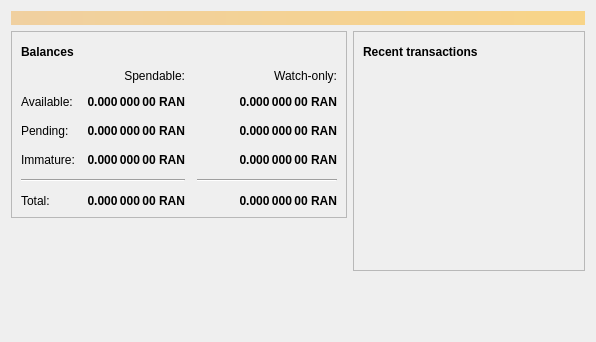
<?xml version="1.0" encoding="UTF-8"?>
<ui version="4.0">
 <class>OverviewPage</class>
 <widget class="QWidget" name="OverviewPage">
  <property name="geometry">
   <rect>
    <x>0</x>
    <y>0</y>
    <width>596</width>
    <height>342</height>
   </rect>
  </property>
  <property name="windowTitle">
   <string>Form</string>
  </property>
  <layout class="QVBoxLayout" name="topLayout">
   <item>
    <widget class="QLabel" name="labelAlerts">
     <property name="visible">
      <bool>false</bool>
     </property>
     <property name="styleSheet">
      <string notr="true">QLabel { background-color: qlineargradient(x1: 0, y1: 0, x2: 1, y2: 0, stop:0 #F0D0A0, stop:1 #F8D488); color:#000000; }</string>
     </property>
     <property name="wordWrap">
      <bool>true</bool>
     </property>
     <property name="margin">
      <number>3</number>
     </property>
     <property name="textInteractionFlags">
      <set>Qt::TextSelectableByMouse</set>
     </property>
    </widget>
   </item>
   <item>
    <layout class="QHBoxLayout" name="horizontalLayout" stretch="1,1">
     <item>
      <layout class="QVBoxLayout" name="verticalLayout_2">
       <item>
        <widget class="QFrame" name="frame">
         <property name="frameShape">
          <enum>QFrame::StyledPanel</enum>
         </property>
         <property name="frameShadow">
          <enum>QFrame::Raised</enum>
         </property>
         <layout class="QVBoxLayout" name="verticalLayout_4">
          <item>
           <layout class="QHBoxLayout" name="horizontalLayout_4">
            <item>
             <widget class="QLabel" name="label_5">
              <property name="font">
               <font>
                <weight>75</weight>
                <bold>true</bold>
               </font>
              </property>
              <property name="text">
               <string>Balances</string>
              </property>
             </widget>
            </item>
            <item>
             <widget class="QPushButton" name="labelWalletStatus">
              <property name="enabled">
               <bool>true</bool>
              </property>
              <property name="maximumSize">
               <size>
                <width>30</width>
                <height>16777215</height>
               </size>
              </property>
              <property name="toolTip">
               <string>The displayed information may be out of date. Your wallet automatically synchronizes with the Riancoin network after a connection is established, but this process has not completed yet.</string>
              </property>
              <property name="text">
               <string/>
              </property>
              <property name="icon">
               <iconset resource="../bitcoin.qrc">
                <normaloff>:/icons/warning</normaloff>
                <disabledoff>:/icons/warning</disabledoff>:/icons/warning</iconset>
              </property>
              <property name="iconSize">
               <size>
                <width>24</width>
                <height>24</height>
               </size>
              </property>
              <property name="flat">
               <bool>true</bool>
              </property>
             </widget>
            </item>
            <item>
             <spacer name="horizontalSpacer_3">
              <property name="orientation">
               <enum>Qt::Horizontal</enum>
              </property>
              <property name="sizeHint" stdset="0">
               <size>
                <width>40</width>
                <height>20</height>
               </size>
              </property>
             </spacer>
            </item>
           </layout>
          </item>
          <item>
           <layout class="QGridLayout" name="gridLayout">
            <property name="spacing">
             <number>12</number>
            </property>
            <item row="2" column="2">
             <widget class="QLabel" name="labelWatchPending">
              <property name="font">
               <font>
                <weight>75</weight>
                <bold>true</bold>
               </font>
              </property>
              <property name="cursor">
               <cursorShape>IBeamCursor</cursorShape>
              </property>
              <property name="toolTip">
               <string>Unconfirmed transactions to watch-only addresses</string>
              </property>
              <property name="text">
               <string notr="true">0.000 000 00 RAN</string>
              </property>
              <property name="alignment">
               <set>Qt::AlignRight|Qt::AlignTrailing|Qt::AlignVCenter</set>
              </property>
              <property name="textInteractionFlags">
               <set>Qt::LinksAccessibleByMouse|Qt::TextSelectableByKeyboard|Qt::TextSelectableByMouse</set>
              </property>
             </widget>
            </item>
            <item row="2" column="1">
             <widget class="QLabel" name="labelUnconfirmed">
              <property name="font">
               <font>
                <weight>75</weight>
                <bold>true</bold>
               </font>
              </property>
              <property name="cursor">
               <cursorShape>IBeamCursor</cursorShape>
              </property>
              <property name="toolTip">
               <string>Total of transactions that have yet to be confirmed, and do not yet count toward the spendable balance</string>
              </property>
              <property name="text">
               <string notr="true">0.000 000 00 RAN</string>
              </property>
              <property name="alignment">
               <set>Qt::AlignRight|Qt::AlignTrailing|Qt::AlignVCenter</set>
              </property>
              <property name="textInteractionFlags">
               <set>Qt::LinksAccessibleByMouse|Qt::TextSelectableByKeyboard|Qt::TextSelectableByMouse</set>
              </property>
             </widget>
            </item>
            <item row="3" column="2">
             <widget class="QLabel" name="labelWatchImmature">
              <property name="font">
               <font>
                <weight>75</weight>
                <bold>true</bold>
               </font>
              </property>
              <property name="cursor">
               <cursorShape>IBeamCursor</cursorShape>
              </property>
              <property name="toolTip">
               <string>Mined balance in watch-only addresses that has not yet matured</string>
              </property>
              <property name="text">
               <string notr="true">0.000 000 00 RAN</string>
              </property>
              <property name="alignment">
               <set>Qt::AlignRight|Qt::AlignTrailing|Qt::AlignVCenter</set>
              </property>
              <property name="textInteractionFlags">
               <set>Qt::LinksAccessibleByMouse|Qt::TextSelectableByKeyboard|Qt::TextSelectableByMouse</set>
              </property>
             </widget>
            </item>
            <item row="4" column="0" colspan="2">
             <widget class="Line" name="line">
              <property name="orientation">
               <enum>Qt::Horizontal</enum>
              </property>
             </widget>
            </item>
            <item row="4" column="2">
             <widget class="Line" name="lineWatchBalance">
              <property name="sizePolicy">
               <sizepolicy hsizetype="Preferred" vsizetype="Fixed">
                <horstretch>0</horstretch>
                <verstretch>0</verstretch>
               </sizepolicy>
              </property>
              <property name="minimumSize">
               <size>
                <width>140</width>
                <height>0</height>
               </size>
              </property>
              <property name="orientation">
               <enum>Qt::Horizontal</enum>
              </property>
             </widget>
            </item>
            <item row="5" column="0">
             <widget class="QLabel" name="labelTotalText">
              <property name="text">
               <string>Total:</string>
              </property>
             </widget>
            </item>
            <item row="3" column="1">
             <widget class="QLabel" name="labelImmature">
              <property name="font">
               <font>
                <weight>75</weight>
                <bold>true</bold>
               </font>
              </property>
              <property name="cursor">
               <cursorShape>IBeamCursor</cursorShape>
              </property>
              <property name="toolTip">
               <string>Mined balance that has not yet matured</string>
              </property>
              <property name="text">
               <string notr="true">0.000 000 00 RAN</string>
              </property>
              <property name="alignment">
               <set>Qt::AlignRight|Qt::AlignTrailing|Qt::AlignVCenter</set>
              </property>
              <property name="textInteractionFlags">
               <set>Qt::LinksAccessibleByMouse|Qt::TextSelectableByKeyboard|Qt::TextSelectableByMouse</set>
              </property>
             </widget>
            </item>
            <item row="2" column="3">
             <spacer name="horizontalSpacer_2">
              <property name="orientation">
               <enum>Qt::Horizontal</enum>
              </property>
              <property name="sizeHint" stdset="0">
               <size>
                <width>40</width>
                <height>20</height>
               </size>
              </property>
             </spacer>
            </item>
            <item row="3" column="0">
             <widget class="QLabel" name="labelImmatureText">
              <property name="text">
               <string>Immature:</string>
              </property>
             </widget>
            </item>
            <item row="5" column="1">
             <widget class="QLabel" name="labelTotal">
              <property name="font">
               <font>
                <weight>75</weight>
                <bold>true</bold>
               </font>
              </property>
              <property name="cursor">
               <cursorShape>IBeamCursor</cursorShape>
              </property>
              <property name="toolTip">
               <string>Your current total balance</string>
              </property>
              <property name="text">
               <string notr="true">0.000 000 00 RAN</string>
              </property>
              <property name="alignment">
               <set>Qt::AlignRight|Qt::AlignTrailing|Qt::AlignVCenter</set>
              </property>
              <property name="textInteractionFlags">
               <set>Qt::LinksAccessibleByMouse|Qt::TextSelectableByKeyboard|Qt::TextSelectableByMouse</set>
              </property>
             </widget>
            </item>
            <item row="5" column="2">
             <widget class="QLabel" name="labelWatchTotal">
              <property name="font">
               <font>
                <weight>75</weight>
                <bold>true</bold>
               </font>
              </property>
              <property name="cursor">
               <cursorShape>IBeamCursor</cursorShape>
              </property>
              <property name="toolTip">
               <string>Current total balance in watch-only addresses</string>
              </property>
              <property name="text">
               <string notr="true">0.000 000 00 RAN</string>
              </property>
              <property name="alignment">
               <set>Qt::AlignRight|Qt::AlignTrailing|Qt::AlignVCenter</set>
              </property>
              <property name="textInteractionFlags">
               <set>Qt::LinksAccessibleByMouse|Qt::TextSelectableByKeyboard|Qt::TextSelectableByMouse</set>
              </property>
             </widget>
            </item>
            <item row="0" column="2">
             <widget class="QLabel" name="labelWatchonly">
              <property name="text">
               <string>Watch-only:</string>
              </property>
              <property name="alignment">
               <set>Qt::AlignRight|Qt::AlignTrailing|Qt::AlignVCenter</set>
              </property>
             </widget>
            </item>
            <item row="1" column="0">
             <widget class="QLabel" name="labelBalanceText">
              <property name="text">
               <string>Available:</string>
              </property>
             </widget>
            </item>
            <item row="1" column="1">
             <widget class="QLabel" name="labelBalance">
              <property name="font">
               <font>
                <weight>75</weight>
                <bold>true</bold>
               </font>
              </property>
              <property name="cursor">
               <cursorShape>IBeamCursor</cursorShape>
              </property>
              <property name="toolTip">
               <string>Your current spendable balance</string>
              </property>
              <property name="text">
               <string notr="true">0.000 000 00 RAN</string>
              </property>
              <property name="alignment">
               <set>Qt::AlignRight|Qt::AlignTrailing|Qt::AlignVCenter</set>
              </property>
              <property name="textInteractionFlags">
               <set>Qt::LinksAccessibleByMouse|Qt::TextSelectableByKeyboard|Qt::TextSelectableByMouse</set>
              </property>
             </widget>
            </item>
            <item row="1" column="2">
             <widget class="QLabel" name="labelWatchAvailable">
              <property name="font">
               <font>
                <weight>75</weight>
                <bold>true</bold>
               </font>
              </property>
              <property name="cursor">
               <cursorShape>IBeamCursor</cursorShape>
              </property>
              <property name="toolTip">
               <string>Your current balance in watch-only addresses</string>
              </property>
              <property name="text">
               <string notr="true">0.000 000 00 RAN</string>
              </property>
              <property name="alignment">
               <set>Qt::AlignRight|Qt::AlignTrailing|Qt::AlignVCenter</set>
              </property>
              <property name="textInteractionFlags">
               <set>Qt::LinksAccessibleByMouse|Qt::TextSelectableByKeyboard|Qt::TextSelectableByMouse</set>
              </property>
             </widget>
            </item>
            <item row="2" column="0">
             <widget class="QLabel" name="labelPendingText">
              <property name="text">
               <string>Pending:</string>
              </property>
             </widget>
            </item>
            <item row="0" column="1">
             <widget class="QLabel" name="labelSpendable">
              <property name="text">
               <string>Spendable:</string>
              </property>
              <property name="alignment">
               <set>Qt::AlignRight|Qt::AlignTrailing|Qt::AlignVCenter</set>
              </property>
             </widget>
            </item>
           </layout>
          </item>
         </layout>
        </widget>
       </item>
       <item>
        <spacer name="verticalSpacer">
         <property name="orientation">
          <enum>Qt::Vertical</enum>
         </property>
         <property name="sizeHint" stdset="0">
          <size>
           <width>20</width>
           <height>40</height>
          </size>
         </property>
        </spacer>
       </item>
      </layout>
     </item>
     <item>
      <layout class="QVBoxLayout" name="verticalLayout_3">
       <item>
        <widget class="QFrame" name="frame_2">
         <property name="frameShape">
          <enum>QFrame::StyledPanel</enum>
         </property>
         <property name="frameShadow">
          <enum>QFrame::Raised</enum>
         </property>
         <layout class="QVBoxLayout" name="verticalLayout">
          <item>
           <layout class="QHBoxLayout" name="horizontalLayout_2">
            <item>
             <widget class="QLabel" name="label_4">
              <property name="font">
               <font>
                <weight>75</weight>
                <bold>true</bold>
               </font>
              </property>
              <property name="text">
               <string>Recent transactions</string>
              </property>
             </widget>
            </item>
            <item>
             <widget class="QPushButton" name="labelTransactionsStatus">
              <property name="enabled">
               <bool>true</bool>
              </property>
              <property name="maximumSize">
               <size>
                <width>30</width>
                <height>16777215</height>
               </size>
              </property>
              <property name="toolTip">
               <string>The displayed information may be out of date. Your wallet automatically synchronizes with the Riancoin network after a connection is established, but this process has not completed yet.</string>
              </property>
              <property name="text">
               <string/>
              </property>
              <property name="icon">
               <iconset resource="../bitcoin.qrc">
                <normaloff>:/icons/warning</normaloff>
                <disabledoff>:/icons/warning</disabledoff>:/icons/warning</iconset>
              </property>
              <property name="iconSize">
               <size>
                <width>24</width>
                <height>24</height>
               </size>
              </property>
              <property name="flat">
               <bool>true</bool>
              </property>
             </widget>
            </item>
            <item>
             <spacer name="horizontalSpacer">
              <property name="orientation">
               <enum>Qt::Horizontal</enum>
              </property>
              <property name="sizeHint" stdset="0">
               <size>
                <width>40</width>
                <height>20</height>
               </size>
              </property>
             </spacer>
            </item>
           </layout>
          </item>
          <item>
           <widget class="QListView" name="listTransactions">
            <property name="styleSheet">
             <string notr="true">QListView { background: transparent; }</string>
            </property>
            <property name="frameShape">
             <enum>QFrame::NoFrame</enum>
            </property>
            <property name="verticalScrollBarPolicy">
             <enum>Qt::ScrollBarAlwaysOff</enum>
            </property>
            <property name="horizontalScrollBarPolicy">
             <enum>Qt::ScrollBarAlwaysOff</enum>
            </property>
            <property name="selectionMode">
             <enum>QAbstractItemView::NoSelection</enum>
            </property>
           </widget>
          </item>
         </layout>
        </widget>
       </item>
       <item>
        <spacer name="verticalSpacer_2">
         <property name="orientation">
          <enum>Qt::Vertical</enum>
         </property>
         <property name="sizeHint" stdset="0">
          <size>
           <width>20</width>
           <height>40</height>
          </size>
         </property>
        </spacer>
       </item>
      </layout>
     </item>
    </layout>
   </item>
  </layout>
 </widget>
 <resources/>
 <connections/>
</ui>
